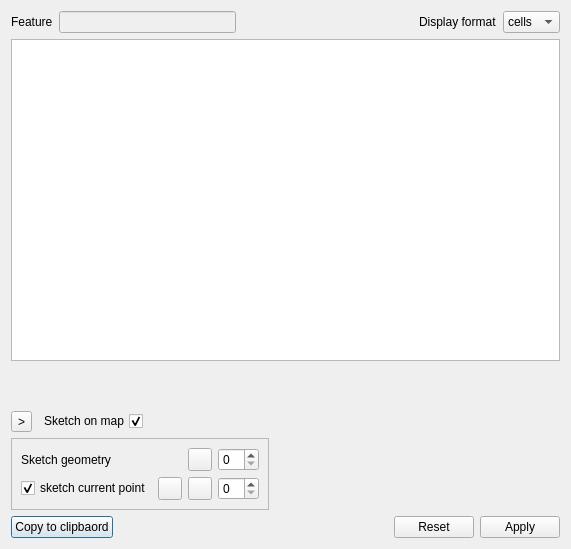
<?xml version="1.0" encoding="UTF-8"?>
<ui version="4.0">
 <class>GeomEditor</class>
 <widget class="QDialog" name="GeomEditor">
  <property name="geometry">
   <rect>
    <x>0</x>
    <y>0</y>
    <width>571</width>
    <height>549</height>
   </rect>
  </property>
  <property name="windowTitle">
   <string>Plain Geometry Editor</string>
  </property>
  <layout class="QGridLayout" name="gridLayout_4">
   <item row="4" column="0">
    <widget class="QFrame" name="rubberSettingsFrame">
     <property name="frameShape">
      <enum>QFrame::StyledPanel</enum>
     </property>
     <property name="midLineWidth">
      <number>0</number>
     </property>
     <layout class="QGridLayout" name="gridLayout_5">
      <item row="1" column="0">
       <widget class="QCheckBox" name="checkBox">
        <property name="text">
         <string>sketch current point</string>
        </property>
        <property name="checked">
         <bool>true</bool>
        </property>
       </widget>
      </item>
      <item row="0" column="2">
       <widget class="QToolButton" name="toolButton_2">
        <property name="text">
         <string/>
        </property>
       </widget>
      </item>
      <item row="0" column="0">
       <widget class="QLabel" name="label_2">
        <property name="text">
         <string>Sketch geometry</string>
        </property>
       </widget>
      </item>
      <item row="1" column="2">
       <widget class="QToolButton" name="toolButton_3">
        <property name="text">
         <string/>
        </property>
       </widget>
      </item>
      <item row="0" column="3">
       <widget class="QSpinBox" name="spinBox"/>
      </item>
      <item row="1" column="3">
       <widget class="QSpinBox" name="spinBox_2"/>
      </item>
      <item row="1" column="1">
       <widget class="QToolButton" name="toolButton_4">
        <property name="text">
         <string/>
        </property>
       </widget>
      </item>
     </layout>
    </widget>
   </item>
   <item row="4" column="1">
    <spacer name="horizontalSpacer_4">
     <property name="orientation">
      <enum>Qt::Horizontal</enum>
     </property>
     <property name="sizeHint" stdset="0">
      <size>
       <width>40</width>
       <height>20</height>
      </size>
     </property>
    </spacer>
   </item>
   <item row="1" column="0" colspan="2">
    <widget class="QTextEdit" name="geomTextEdit"/>
   </item>
   <item row="5" column="0" colspan="2">
    <widget class="QWidget" name="w5" native="true">
     <layout class="QGridLayout" name="gridLayout_2">
      <property name="margin">
       <number>0</number>
      </property>
      <item row="0" column="0">
       <widget class="QPushButton" name="copyButton">
        <property name="text">
         <string>Copy to clipbaord</string>
        </property>
       </widget>
      </item>
      <item row="0" column="1">
       <spacer name="horizontalSpacer">
        <property name="orientation">
         <enum>Qt::Horizontal</enum>
        </property>
        <property name="sizeHint" stdset="0">
         <size>
          <width>223</width>
          <height>20</height>
         </size>
        </property>
       </spacer>
      </item>
      <item row="0" column="2">
       <widget class="QPushButton" name="resetButton">
        <property name="text">
         <string>Reset</string>
        </property>
       </widget>
      </item>
      <item row="0" column="3">
       <widget class="QPushButton" name="applyButton">
        <property name="text">
         <string>Apply</string>
        </property>
       </widget>
      </item>
     </layout>
    </widget>
   </item>
   <item row="2" column="0" colspan="2">
    <widget class="QWidget" name="w2" native="true">
     <layout class="QGridLayout" name="gridLayout_6">
      <item row="0" column="0">
       <widget class="QLabel" name="geomStatusLabel">
        <property name="text">
         <string/>
        </property>
       </widget>
      </item>
      <item row="0" column="1">
       <spacer name="horizontalSpacer_6">
        <property name="orientation">
         <enum>Qt::Horizontal</enum>
        </property>
        <property name="sizeHint" stdset="0">
         <size>
          <width>40</width>
          <height>20</height>
         </size>
        </property>
       </spacer>
      </item>
     </layout>
    </widget>
   </item>
   <item row="3" column="0" colspan="2">
    <widget class="QWidget" name="w3" native="true">
     <layout class="QGridLayout" name="gridLayout">
      <property name="margin">
       <number>0</number>
      </property>
      <item row="0" column="0">
       <widget class="QToolButton" name="toolButton">
        <property name="text">
         <string>&gt;</string>
        </property>
        <property name="checkable">
         <bool>true</bool>
        </property>
        <property name="checked">
         <bool>false</bool>
        </property>
       </widget>
      </item>
      <item row="0" column="1">
       <widget class="QCheckBox" name="sketchBox">
        <property name="layoutDirection">
         <enum>Qt::RightToLeft</enum>
        </property>
        <property name="text">
         <string>Sketch on map</string>
        </property>
        <property name="checked">
         <bool>true</bool>
        </property>
       </widget>
      </item>
      <item row="0" column="2">
       <spacer name="horizontalSpacer_2">
        <property name="orientation">
         <enum>Qt::Horizontal</enum>
        </property>
        <property name="sizeHint" stdset="0">
         <size>
          <width>255</width>
          <height>20</height>
         </size>
        </property>
       </spacer>
      </item>
     </layout>
    </widget>
   </item>
   <item row="0" column="0" colspan="2">
    <widget class="QWidget" name="w0" native="true">
     <layout class="QGridLayout" name="gridLayout_3">
      <property name="margin">
       <number>0</number>
      </property>
      <item row="0" column="1">
       <widget class="QLineEdit" name="featureEdit">
        <property name="enabled">
         <bool>false</bool>
        </property>
       </widget>
      </item>
      <item row="0" column="0">
       <widget class="QLabel" name="layerLabel">
        <property name="text">
         <string>Feature</string>
        </property>
       </widget>
      </item>
      <item row="0" column="4">
       <widget class="QComboBox" name="displayCombo">
        <item>
         <property name="text">
          <string>cells</string>
         </property>
        </item>
        <item>
         <property name="text">
          <string>WKT</string>
         </property>
        </item>
        <item>
         <property name="text">
          <string>WKB</string>
         </property>
        </item>
       </widget>
      </item>
      <item row="0" column="3">
       <widget class="QLabel" name="label">
        <property name="text">
         <string>Display format</string>
        </property>
       </widget>
      </item>
      <item row="0" column="2">
       <spacer name="horizontalSpacer_3">
        <property name="orientation">
         <enum>Qt::Horizontal</enum>
        </property>
        <property name="sizeHint" stdset="0">
         <size>
          <width>40</width>
          <height>20</height>
         </size>
        </property>
       </spacer>
      </item>
     </layout>
    </widget>
   </item>
  </layout>
 </widget>
 <resources/>
 <connections>
  <connection>
   <sender>sketchBox</sender>
   <signal>toggled(bool)</signal>
   <receiver>toolButton</receiver>
   <slot>setEnabled(bool)</slot>
   <hints>
    <hint type="sourcelabel">
     <x>156</x>
     <y>418</y>
    </hint>
    <hint type="destinationlabel">
     <x>30</x>
     <y>420</y>
    </hint>
   </hints>
  </connection>
  <connection>
   <sender>toolButton</sender>
   <signal>clicked(bool)</signal>
   <receiver>rubberSettingsFrame</receiver>
   <slot>setVisible(bool)</slot>
   <hints>
    <hint type="sourcelabel">
     <x>25</x>
     <y>404</y>
    </hint>
    <hint type="destinationlabel">
     <x>316</x>
     <y>448</y>
    </hint>
   </hints>
  </connection>
  <connection>
   <sender>sketchBox</sender>
   <signal>toggled(bool)</signal>
   <receiver>rubberSettingsFrame</receiver>
   <slot>setEnabled(bool)</slot>
   <hints>
    <hint type="sourcelabel">
     <x>89</x>
     <y>410</y>
    </hint>
    <hint type="destinationlabel">
     <x>235</x>
     <y>427</y>
    </hint>
   </hints>
  </connection>
 </connections>
</ui>
